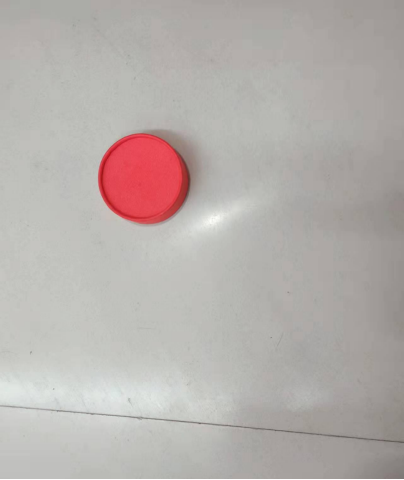
#> input picture 题目/几何/Object centroid calculation and mechanical arm rotation Angle calculation/pic_input.png, 404 x 480 px, found by its file name
$ python prob2.py
#> lines starting #> are read from the running program, lines starting #| are printed output that depends on the picture; after the words box and inside, x2 and y2 are one past the last pixel; in counts of white or black regions, pixels touching at a corner belong together; long printed decimals are rounded
# rgb颜色空间转换到hsv颜色空间
import cv2 as cv
import numpy as np
import math
def houghcircles(img,rgb_image):
    circles = cv.HoughCircles(img, cv.HOUGH_GRADIENT, 1,
                              minDist=150,
                              param1=100,
                              param2=18,
                              minRadius=10,
                              maxRadius=300)
    if circles is not None:
        circles = np.round(circles[0, :]).astype("int")
        for (x,y,r) in circles:
            cv.circle(rgb_image, (x,y), r, (36, 255, 12), 3)
            cv.circle(rgb_image, (x,y), 2, (0, 0, 255), 3)
            print("Center coordinates is",(x, y))
    return (x, y), r

IMGPath = '..\\Object centroid calculation and mechanical arm rotation Angle calculation\\pic_input.png'
rgb_image = cv.imread(IMGPath)
#> rgb_image is the input picture: shape (480, 404, 3); mean B, G, R 172.3, 175.6, 182.1
hsv = cv.cvtColor(rgb_image, cv.COLOR_BGR2HSV)
#> hsv: shape (480, 404, 3); mean H, S, V 30.7, 14.2, 182.6


# 红色
low_hsv = np.array([30,30,30])
high_hsv = np.array([400, 400, 400])

# 利用cv2.inRange函数设阈值，提取特征区域
mask = cv.inRange(hsv,lowerb=low_hsv,upperb=high_hsv)
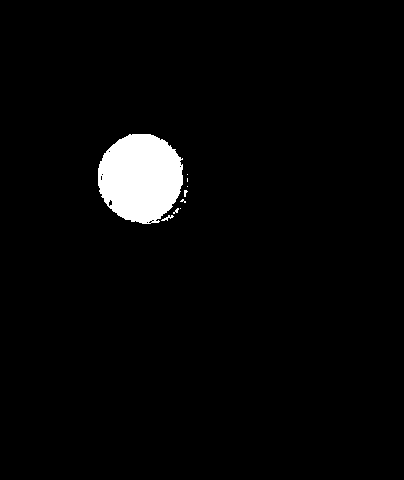
#> mask: shape (480, 404); 3.1% white; 9 white regions (7 under 20 px), largest, box (x1, y1, x2, y2) and area: (98, 134, 183, 224) 5950, (161, 215, 174, 221) 32

output_1 = cv.bitwise_and(hsv, hsv, mask=mask)
#> output_1: shape (480, 404, 3); mean H, S, V 5.5, 5.5, 7

output_gray = cv.cvtColor(output_1, cv.COLOR_BGR2GRAY)
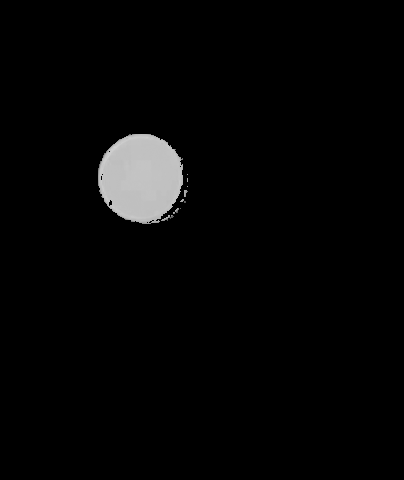
#> output_gray: shape (480, 404); min 0, max 209, mean 5.9
output_img = cv.medianBlur(output_gray,1)
(x, y), r = houghcircles(output_img, rgb_image)
#> in houghcircles, `circles = cv.HoughCircles(img, cv.HOUGH_GRADIENT, 1, minDist=150, para..`: circles = [[143.5, 177.5, 45.5]]
#> in houghcircles, `circles = np.round(circles[0, :]).astype("int")`: circles = [[144, 178, 46]]
#> the loop in houghcircles, `for (x,y,r) in circles:` made 1 pass
#| Center coordinates is (144, 178)
#> after the loop in houghcircles, `for (x,y,r) in circles:`:
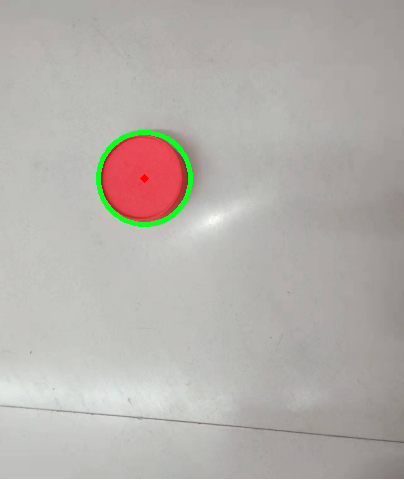
#> rgb_image: shape (480, 404, 3); 0.76% of pixels changed, all inside (x1, y1, x2, y2) = (96, 130, 193, 227)
#> x = 144; y = 178; r = 46


# [10 lines of commented-out code are left out]

cv.line(rgb_image,(202, 480), (x, y),(0, 255, 0), 3)
cv.line(rgb_image,(202, 480), (202, y),(0, 255, 0), 3)
cv.line(rgb_image,(202,y), (x, y),(0, 255, 0), 3)
cv.rectangle(rgb_image,(x - r, y - r), (x + r, y + r), (0, 0, 255), 3)
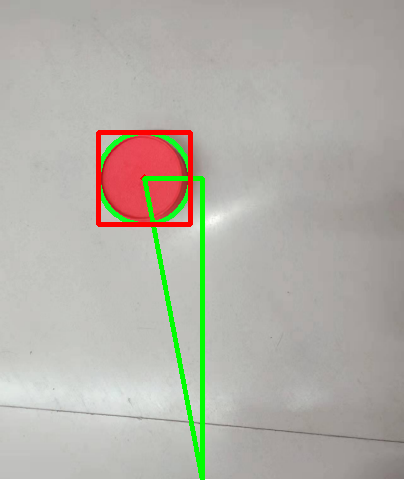
#> rgb_image: shape (480, 404, 3); mean B, G, R 167.6, 176, 178.9
cv.imshow("rgb", rgb_image)

#计算转动角度
temp = math.hypot(x - 202, 480 - y)
#> temp = 307.5
angle = math.asin((x - 202)/temp)*180/math.pi
#> angle = -10.87
print("the angle is", angle)
#| the angle is -10.871
cv.waitKey(0)
